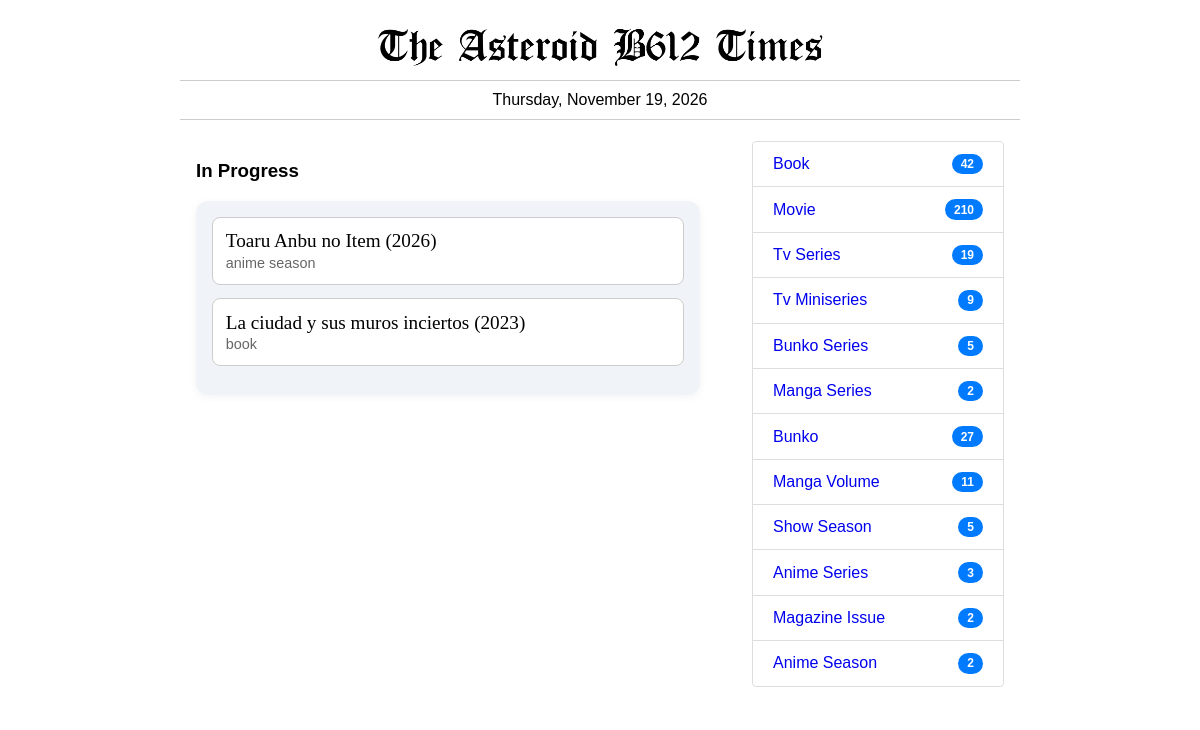
The app's page /in-progress/ with its own data.
### times/models.py (models this page shows, shortened)
class Item(models.Model):
    titulo = models.CharField(max_length=255)
    tipo = models.ForeignKey(Categoria, on_delete=models.CASCADE)
    preview = models.TextField()
    fecha_creacion = models.DateField(default='1999-12-31')
    fecha_edicion = models.DateTimeField(auto_now=True)
    @property
    def pubyear(self):
        pubdates = AttrDate.objects.filter(item=self,att_name__in=['pub date','premiere','pubdate']).count()
        if pubdates == 0:
            py = ''
        else:
            itm = AttrDate.objects.filter(item=self,att_name__in=['pub date','premiere','pubdate']).latest('id')
            py = str(itm.att_value.year)
        return py
    @property
    def finyear(self):
        pubdates = AttrDate.objects.filter(item=self,att_name__in=['end date','finale','enddate']).count()
        if pubdates == 0:
            py = ''
        else:
            itm = AttrDate.objects.filter(item=self,att_name__in=['end date','finale','enddate']).latest('id')
            py = str(itm.att_value.year)
        return py
    @property
    def periodo(self):
        ini = self.pubyear
        fin = self.finyear
        if ini == '' and fin == '':
            return ''
        elif ini != '' and fin == '':
            return f" ({ini})"
        elif ini != '' and fin != '' and ini != fin:
            return f" ({ini}-{fin})"
        elif ini != '' and fin != '' and ini == fin:
            return f" ({fin})"
        else:
            return ''

class AttrDate(models.Model):
    item = models.ForeignKey(Item,on_delete=models.CASCADE)
    orden = models.IntegerField()
    att_name = models.CharField(max_length=255)
    att_value = models.DateField()

class Categoria(models.Model):
    nom_categoria = models.CharField(max_length=255)

### times/views.py (the view)
# urls.py: path('in-progress/', views.itemInProgress, name='itemInProgress'),
def itemInProgress(request):
	item_queue = Item.objects.filter(consumo__fec_ini__isnull=False,consumo__fec_fin__isnull=True)
	return render(request,'item-queue.html',{'item_queue':item_queue})

### times/context_processors.py (called while the page is built)
def categories_processor(request):
    tipo_priority = ['book','movie','tv series', 'TV miniseries', 'bunko series', 'manga series']
    custom_tipo_order = Case(
        *[When(nom_categoria=t, then=Value(i)) for i, t in enumerate(tipo_priority)],
        default=Value(len(tipo_priority)),
        output_field=IntegerField()
    )
    return {
        'cats': (
            Categoria.objects.annotate(total_items=Count('item'))
            .filter(total_items__gt=0)
            .order_by(custom_tipo_order, '-total_items')
        ),
        'all_cats': (
            Categoria.objects.annotate(total_items=Count('item'))
            .order_by(custom_tipo_order, '-total_items')
        )
    }

### times/templates/item-queue.html (shortened to what this page needs)
{% extends 'base_times.html' %}
{% load static %}
{% block izquierda %}
  {% if item_queue %}
  <h3>In Progress</h3>
  <ul class="styled-list">
  {% for i in item_queue %}
    <li>
      <span class="main-item"><a href="{% url 'item' i.id %}" style="text-decoration:none; color:black;">{{i.titulo}}{{i.periodo}} </a></span>
      <small class="sub-item">{{i.tipo.nom_categoria}}</small>
    </li>
  {% endfor %}
  </ul>
  {% else %}
  <h3 style="color:red;">No Item in  Progress</h3>
  {% endif %}
{% endblock %}
{% block derecha %}
<ul class="list-group">
  {% for c in cats %}
    <li class="list-group-item">
      <a href="{% url 'categoria' c.id %}" style="text-decoration:none;">{{ c.nom_categoria|title }}</a>
      <span class="badge badge-pill">{{ c.total_items }}</span>
    </li>
  {% endfor %}
</ul>
{% endblock %}

### records on screen
Item: titulo "Toaru Anbu no Item", periodo "(2026)", tipo.nom_categoria "anime season"
Item: titulo "La ciudad y sus muros inciertos", periodo "(2023)", tipo.nom_categoria "book"
Categoria: nom_categoria "Book", total_items "42"
Categoria: nom_categoria "Movie", total_items "210"
Categoria: nom_categoria "Tv Series", total_items "19"
Categoria: nom_categoria "Tv Miniseries", total_items "9"
Categoria: nom_categoria "Bunko Series", total_items "5"
Categoria: nom_categoria "Manga Series", total_items "2"
Categoria: nom_categoria "Bunko", total_items "27"
Categoria: nom_categoria "Manga Volume", total_items "11"
Categoria: nom_categoria "Show Season", total_items "5"
Categoria: nom_categoria "Anime Series", total_items "3"
Categoria: nom_categoria "Magazine Issue", total_items "2"
Categoria: nom_categoria "Anime Season", total_items "2"
